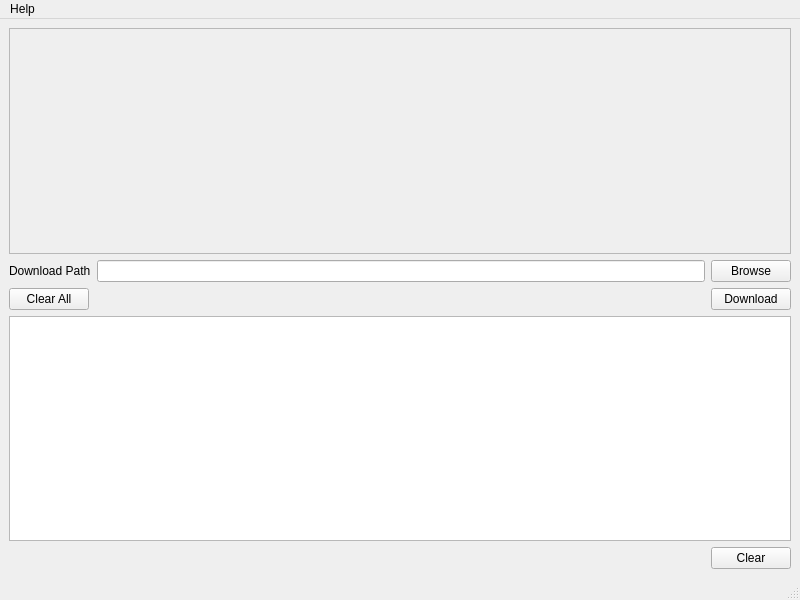
<?xml version="1.0" encoding="UTF-8"?>
<ui version="4.0">
 <class>MainWindow</class>
 <widget class="QMainWindow" name="MainWindow">
  <property name="geometry">
   <rect>
    <x>0</x>
    <y>0</y>
    <width>800</width>
    <height>600</height>
   </rect>
  </property>
  <property name="windowTitle">
   <string>MainWindow</string>
  </property>
  <widget class="QWidget" name="centralwidget">
   <layout class="QGridLayout" name="gridLayout">
    <item row="0" column="0">
     <widget class="QScrollArea" name="scrollArea">
      <property name="widgetResizable">
       <bool>true</bool>
      </property>
      <widget class="QWidget" name="scrollAreaWidgetContents">
       <property name="geometry">
        <rect>
         <x>0</x>
         <y>0</y>
         <width>780</width>
         <height>217</height>
        </rect>
       </property>
      </widget>
     </widget>
    </item>
    <item row="1" column="0">
     <layout class="QHBoxLayout" name="horizontalLayout_17" stretch="1,8,1">
      <item>
       <widget class="QLabel" name="label_downloadPath">
        <property name="text">
         <string>Download Path</string>
        </property>
       </widget>
      </item>
      <item>
       <widget class="QLineEdit" name="lineEdit_downloadPath">
        <property name="sizePolicy">
         <sizepolicy hsizetype="Expanding" vsizetype="Preferred">
          <horstretch>0</horstretch>
          <verstretch>0</verstretch>
         </sizepolicy>
        </property>
       </widget>
      </item>
      <item>
       <widget class="QPushButton" name="pushButton_browsePath">
        <property name="sizePolicy">
         <sizepolicy hsizetype="Minimum" vsizetype="Preferred">
          <horstretch>0</horstretch>
          <verstretch>0</verstretch>
         </sizepolicy>
        </property>
        <property name="text">
         <string>Browse</string>
        </property>
       </widget>
      </item>
     </layout>
    </item>
    <item row="3" column="0">
     <widget class="QTextEdit" name="textEdit_log"/>
    </item>
    <item row="4" column="0">
     <layout class="QHBoxLayout" name="horizontalLayout_23" stretch="9,1">
      <item>
       <spacer name="horizontalSpacer_7">
        <property name="orientation">
         <enum>Qt::Horizontal</enum>
        </property>
        <property name="sizeHint" stdset="0">
         <size>
          <width>40</width>
          <height>20</height>
         </size>
        </property>
       </spacer>
      </item>
      <item>
       <widget class="QPushButton" name="pushButton_clear">
        <property name="text">
         <string>Clear</string>
        </property>
       </widget>
      </item>
     </layout>
    </item>
    <item row="2" column="0">
     <layout class="QHBoxLayout" name="horizontalLayout" stretch="1,8,1">
      <item>
       <widget class="QPushButton" name="pushButton_clearAll">
        <property name="text">
         <string>Clear All</string>
        </property>
       </widget>
      </item>
      <item>
       <spacer name="horizontalSpacer">
        <property name="orientation">
         <enum>Qt::Horizontal</enum>
        </property>
        <property name="sizeHint" stdset="0">
         <size>
          <width>40</width>
          <height>20</height>
         </size>
        </property>
       </spacer>
      </item>
      <item>
       <widget class="QPushButton" name="pushButton_download">
        <property name="text">
         <string>Download</string>
        </property>
       </widget>
      </item>
     </layout>
    </item>
   </layout>
  </widget>
  <widget class="QMenuBar" name="menubar">
   <property name="geometry">
    <rect>
     <x>0</x>
     <y>0</y>
     <width>800</width>
     <height>23</height>
    </rect>
   </property>
   <widget class="QMenu" name="menuHelp">
    <property name="title">
     <string>Help</string>
    </property>
    <widget class="QMenu" name="menuVersion">
     <property name="title">
      <string>Version</string>
     </property>
    </widget>
    <addaction name="menuVersion"/>
    <addaction name="actionAbout"/>
   </widget>
   <addaction name="menuHelp"/>
  </widget>
  <widget class="QStatusBar" name="statusbar"/>
  <action name="actionAbout">
   <property name="text">
    <string>About</string>
   </property>
  </action>
  <action name="action1">
   <property name="text">
    <string>1</string>
   </property>
  </action>
 </widget>
 <resources/>
 <connections/>
</ui>
